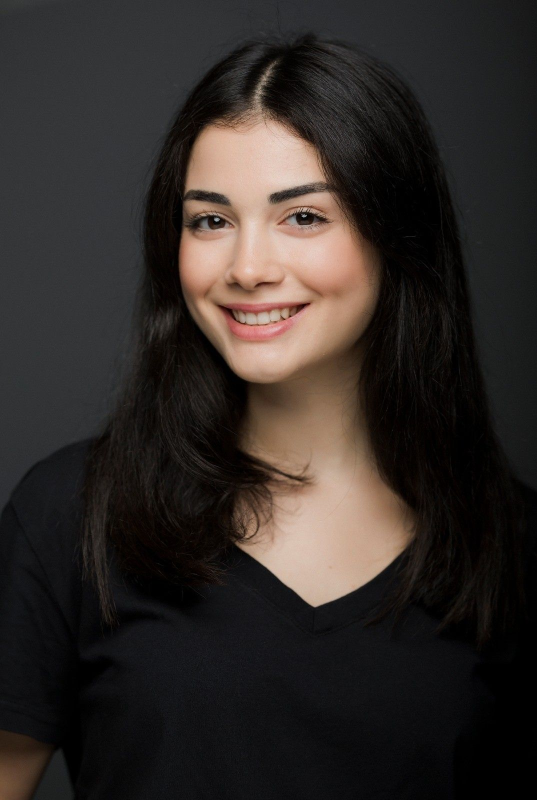
#> input picture opencv.jpg, 1074 x 1600 px, given in place of the camera (shown at 1/2 size)
$ python Data_Collection_OpenCV.py   (older library calls are emulated)
#> lines starting #> are read from the running program, lines starting #| are printed output that depends on the picture
# Collection of data using camera, After collecting images , take those images of particular object
# and save in folder 'positive' images and also take images of other obejcts in 'negative' folder. To classify images.
# After open "Cascade Trainer" and pass both folder : "positive" and "negative" into it.
# And it wil create "cascade.xml" file and use acc. to classify obejct / detect object.


import cv2
import os
import time

#####################################################

myPath = 'data/images'   # create new folder in 'data/images' everytime we run this.
cameraNo = 1
cameraBrightness = 180
moduleVal = 10           # SAVE EVERY 10th FRAME TO AVOID REPETITION change acc.
minBlur = 500            # SMALLER VALUE MEANS MORE BLURRINESS , and it avoid blur images so it will take higher values
grayImage = False        # IMAGES SAVED COLORED OR GRAY
saveData = True          # SAVE DATA FLAG                     # can change acc.  True / False
showImage = True         # IMAGE DISPLAY FLAG
imgWidth = 180
imgHeight = 120


#####################################################

global countFolder
cap = cv2.VideoCapture(cameraNo)
cap.set(3, 640)
cap.set(4, 480)
cap.set(10,cameraBrightness)

count = 0
countSave =0

# save data in folder
def saveDataFunc():
    global countFolder
    countFolder = 0
    while os.path.exists( myPath+ str(countFolder)):
        countFolder += 1
    os.makedirs(myPath + str(countFolder))

if saveData:saveDataFunc()


while True:

    success, img = cap.read()
#> img is the input picture: shape (1600, 1074, 3); mean B, G, R 39.3, 42.4, 48.7
    img = cv2.resize(img,(imgWidth,imgHeight))
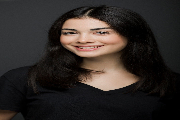
#> img: shape (120, 180, 3); mean B, G, R 39.2, 42.3, 48.6
    if grayImage:img = cv2.cvtColor(img,cv2.COLOR_BGR2GRAY)
    if saveData:
        blur = cv2.Laplacian(img, cv2.CV_64F).var()
#> blur = 862.2
        if count % moduleVal ==0 and blur > minBlur:
            nowTime = time.time()
            cv2.imwrite(myPath + str(countFolder) +
                    '/' + str(countSave)+"_"+ str(int(blur))+"_"+str(nowTime)+".png", img)
            countSave+=1
        count += 1

    if showImage:
        cv2.imshow("Image", img)

    if cv2.waitKey(1) & 0xFF == ord('q'):
#> (key q is pressed here)
        break

cap.release()
cv2.destroyAllWindows()


# ----------------------------------------------------------------------------
# Use this to detect object
import cv2

################################################################
path = 'haarcascades/haarcascade_frontalface_default.xml'  # PATH OF THE CASCADE created
cameraNo = 1                       # CAMERA NUMBER
objectName = 'Arduino'       # OBJECT NAME TO DISPLAY
frameWidth= 640                     # DISPLAY WIDTH
frameHeight = 480                  # DISPLAY HEIGHT
color= (255,0,255)
#################################################################

cap = cv2.VideoCapture(cameraNo)
cap.set(3, frameWidth)
cap.set(4, frameHeight)

def empty(a):
    pass

# CREATE TRACKBAR
cv2.namedWindow("Result")
cv2.resizeWindow("Result",frameWidth,frameHeight+100)
cv2.createTrackbar("Scale","Result",400,1000,empty)
cv2.createTrackbar("Neig","Result",8,50,empty)
cv2.createTrackbar("Min Area","Result",0,100000,empty)
cv2.createTrackbar("Brightness","Result",180,255,empty)

# LOAD THE CLASSIFIERS DOWNLOADED
cascade = cv2.CascadeClassifier(path)

while True:
    # SET CAMERA BRIGHTNESS FROM TRACKBAR VALUE
    cameraBrightness = cv2.getTrackbarPos("Brightness", "Result")
    cap.set(10, cameraBrightness)
    # GET CAMERA IMAGE AND CONVERT TO GRAYSCALE
    success, img = cap.read()
    gray = cv2.cvtColor(img, cv2.COLOR_BGR2GRAY)
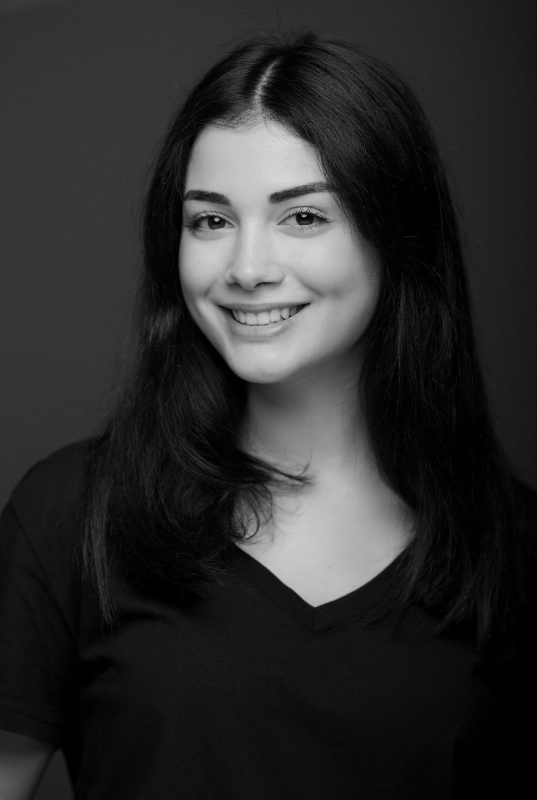
#> gray: shape (1600, 1074) (shown at 1/2 size); min 0, max 235, mean 43.9
    # DETECT THE OBJECT USING THE CASCADE
    scaleVal =1 + (cv2.getTrackbarPos("Scale", "Result") /1000)
    neig=cv2.getTrackbarPos("Neig", "Result")
    objects = cascade.detectMultiScale(gray,scaleVal, neig)
#> objects = [[276, 234, 496, 496]]
    # DISPLAY THE DETECTED OBJECTS
    for (x,y,w,h) in objects:
        area = w*h
#> area = 246016
        minArea = cv2.getTrackbarPos("Min Area", "Result")
        if area >minArea:
            cv2.rectangle(img,(x,y),(x+w,y+h),color,3)
            cv2.putText(img,objectName,(x,y-5),cv2.FONT_HERSHEY_COMPLEX_SMALL,1,color,2)
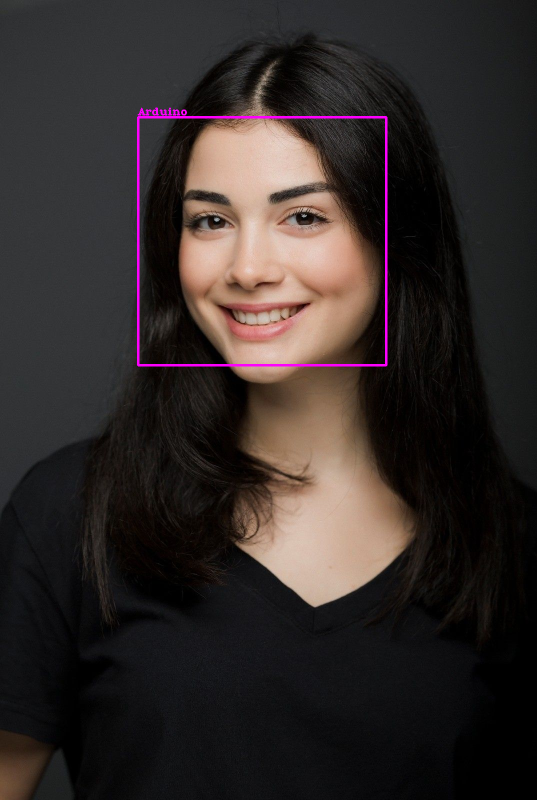
#> img: shape (1600, 1074, 3) (shown at 1/2 size); mean B, G, R 40.6, 42.1, 50
            roi_color = img[y:y+h, x:x+w]
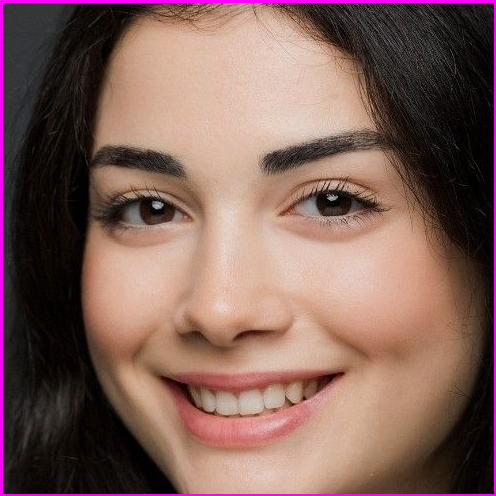
#> roi_color: shape (496, 496, 3); mean B, G, R 88.9, 97, 127.7

    cv2.imshow("Result", img)

    if cv2.waitKey(1) & 0xFF == ord('q'):
#> (key q is pressed here)
         break
